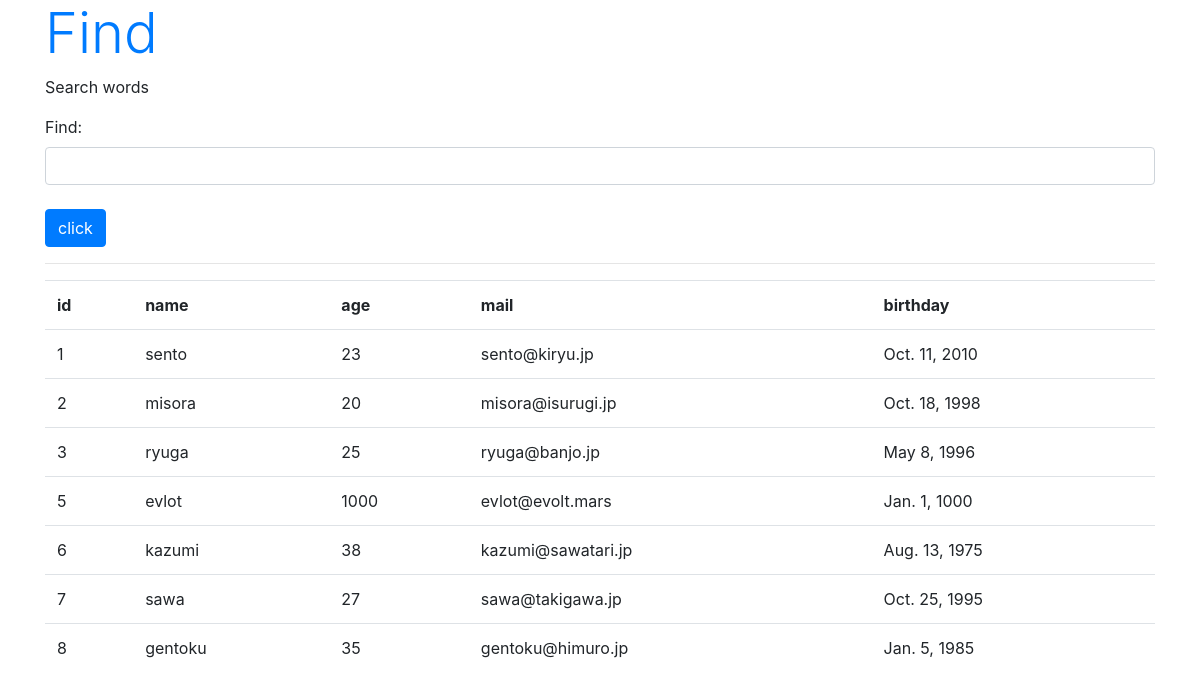
/model/find, run on the app's committed database.
### chapter3/models.py (models this page shows, shortened)
class Friend(models.Model):
    name = models.CharField(
        max_length=100,
        validators=[number_only]
    )
    mail = models.EmailField(max_length=200)
    gender = models.BooleanField()
    age = models.IntegerField()
    birthday = models.DateField()

### chapter3/views.py (the view)
def find(request):
    if request.method == "POST":
        form = FindForm(request.POST)
        find = request.POST["find"]
        val = find.split()
        sql = 'select * from chapter3_friend'
        if (find != ''):
            sql += ' where ' + find
        data = Friend.objects.raw(sql)
        msg = sql
    else:
        msg = "Search words"
        form = FindForm()
        data = Friend.objects.all()
    params = {
        "title": "Find",
        "message": msg,
        "form": form,
        "data": data,
    }
    return render(request, "chapter3/find.html", params)

### chapter3/forms.py
class FindForm(forms.Form):
    find = forms.CharField(
        label="Find",
        required=False,
        widget=forms.TextInput(attrs={"class": "form-control"}),
    )

### chapter3/templates/chapter3/find.html (shortened to what this page needs)
{% load static %}
<!DOCTYPE html>
<html lang="ja">
  <head>
    <link
      rel="stylesheet"
      href="https://stackpath.bootstrapcdn.com/bootstrap/4.3.1/css/bootstrap.min.css"
    />
  </head>
  <body class="container">
    <h1 class="display-4 text-primary">{{ title }}</h1>
    <p>{{message|safe}}</p>
    <form action="{% url 'find'%}" method="post">
      {% csrf_token %} {{ form.as_p }}
      <tr>
        <td>
          <input type="submit" value="click" class="btn btn-primary mt-2" />
        </td>
      </tr>
    </form>
    <hr />
    <table class="table">
      <tr>
        <th>id</th>
        <th>name</th>
        <th>age</th>
        <th>mail</th>
        <th>birthday</th>
      </tr>
      {% for item in data %}
      <tr>
        <td>{{ item.id }}</td>
        <td>{{ item.name }}</td>
        <td>{{ item.age }}</td>
        <td>{{ item.mail }}</td>
        <td>{{ item.birthday }}</td>
      </tr>
      {% endfor %}
    </table>
  </body>
</html>

### data on the page
Friend: id "1", name "sento", age "23", mail "sento@kiryu.jp", birthday "Oct. 11, 2010"
Friend: id "2", name "misora", age "20", mail "misora@isurugi.jp", birthday "Oct. 18, 1998"
Friend: id "3", name "ryuga", age "25", mail "ryuga@banjo.jp", birthday "May 8, 1996"
Friend: id "5", name "evlot", age "1000", mail "evlot@evolt.mars", birthday "Jan. 1, 1000"
Friend: id "6", name "kazumi", age "38", mail "kazumi@sawatari.jp", birthday "Aug. 13, 1975"
Friend: id "7", name "sawa", age "27", mail "sawa@takigawa.jp", birthday "Oct. 25, 1995"
Friend: id "8", name "gentoku", age "35", mail "gentoku@himuro.jp", birthday "Jan. 5, 1985"

### other printed values
{{ title }} "Find"
{{ message|safe }} "Search words"
